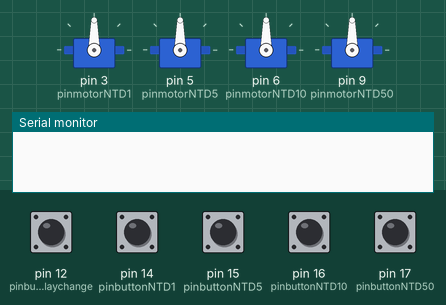
This sketch was run on a simulated Arduino Uno, built with avr-gcc and run on an emulated ATmega328P. Parts: 4 × servo, the last lines printed to the serial monitor. Inputs (shaded band) come from the test bench; at power-on: pin 12 (pinbuttondisplaychange), pin 14 (pinbuttonNTD1), pin 15 (pinbuttonNTD5), pin 16 (pinbuttonNTD10), pin 17 (pinbuttonNTD50) HIGH.

Above: at 1.2 s.
1.3 s: pin 14 (pinbuttonNTD1) pulled LOW for 0.15 s
At 2.6 s:
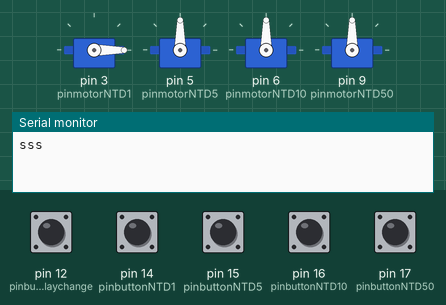
3.8 s: pin 15 (pinbuttonNTD5) pulled LOW for 0.15 s
At 5.7 s:
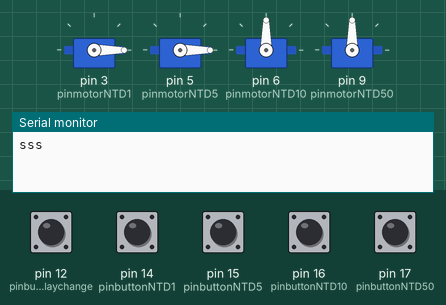
6.3 s: pin 16 (pinbuttonNTD10) pulled LOW for 0.15 s
At 7.6 s:
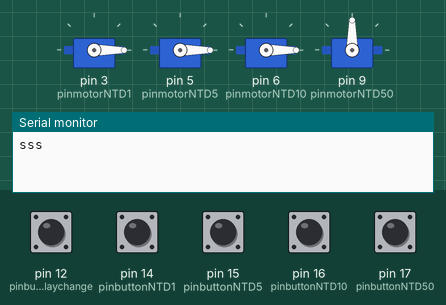
8.8 s: pin 17 (pinbuttonNTD50) pulled LOW for 0.15 s
At 10.7 s:
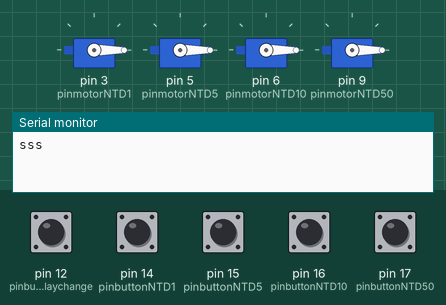
11.3 s: pin 14 (pinbuttonNTD1) pulled LOW for 1 s
At 11.8 s:
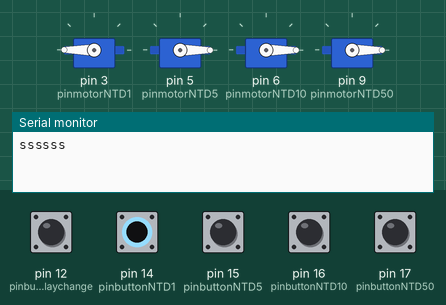
13.8 s: pin 15 (pinbuttonNTD5) pulled LOW for 1 s
At 14.6 s:
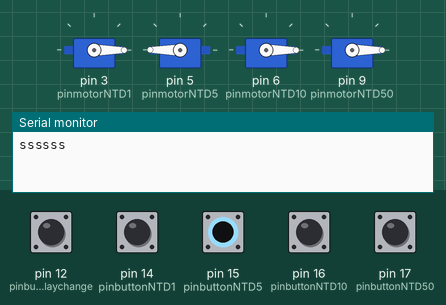
Timing chart, 0 to 16.8 s (numbered marks = the images above; inputs shaded):
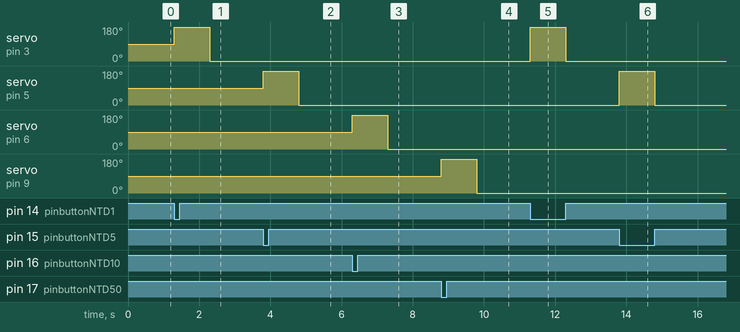

Measured:
- after the input at 1.3 s, servo on pin 3 (pinmotorNTD1): 90° → 180° at once, → 0° 1.0 s later
- after the input at 3.8 s, servo on pin 5 (pinmotorNTD5): 90° → 180° at once, → 0° 1.0 s later
- after the input at 6.3 s, servo on pin 6 (pinmotorNTD10): 90° → 180° at once, → 0° 1.0 s later
- after the input at 8.8 s, servo on pin 9 (pinmotorNTD50): 90° → 180° at once, → 0° 1.0 s later
- after the input at 11.3 s, servo on pin 3 (pinmotorNTD1): 0° → 180° at once, → 0° 1.0 s later
- after the input at 13.8 s, servo on pin 5 (pinmotorNTD5): 0° → 180° at once, → 0° 1.0 s later

The sketch:

coin_sorter_output.ino
```cpp
#include <Servo.h>

#include <LiquidCrystal_I2C.h>
/* Set the LOAD (CS) digital pin number*/
//#define LOAD 10
LiquidCrystal_I2C lcd(0x27, 16, 2);
/*INPUT*/
//紅外線感應腳位設置D4,D7,D8,D10
const int pinNTD1 = 4;
const int pinNTD5 = 7;
const int pinNTD10 = 8;
const int pinNTD50 = 10;

//按鈕腳位D14,D15,D16,D17,D12
const int pinbuttonNTD1 = 14;
const int pinbuttonNTD5 = 15;
const int pinbuttonNTD10 = 16;
const int pinbuttonNTD50 = 17;

const int pinbuttondisplaychange = 12;

//開關腳位D11
const int pinswitch = 11;

/*OUTPUT*/
//馬達腳位D3,D5,D6,D9
const int pinmotorNTD1 = 3;
const int pinmotorNTD5 = 5;
const int pinmotorNTD10 = 6;
const int pinmotorNTD50 = 9;
//伺服馬達SERVO物件
Servo servoNTD1,servoNTD5,servoNTD10,servoNTD50;

//LCD I2C1602腳位設置 A4,A5
const int pinLCD3 = 4;
const int pinLCD4 = 5;

/*變數設置*/
//紅外線變數
int statesensorNTD1 = 0;
int statesensorNTD5 = 0;
int statesensorNTD10 = 0;
int statesensorNTD50 = 0;

//按鈕變數
int statebuttonNTD1 = 0;
int statebuttonNTD5 = 0;
int statebuttonNTD10 = 0;
int statebuttonNTD50 = 0;
int statebuttondisplaychange = 0;

//按鈕是否放開(可能放setup?
boolean buttonUpNTD1 = true;
boolean buttonUpNTD5 = true;
boolean buttonUpNTD10 = true;
boolean buttonUpNTD50 = true;

//開關變數
int stateswitch = 0;

//各硬幣總價值
int valueNTD1 = 0;
int valueNTD5 = 0;
int valueNTD10 = 0;
int valueNTD50 = 0;

//各硬幣總數
int quantityNTD1 = 0;
int quantityNTD5 = 0;
int quantityNTD10 = 0;
int quantityNTD50 = 0;

//錢總量
int MoneyWorth = 0;


void setup()
{
  Serial.begin(9600);
  pinMode(pinNTD1,INPUT);
  pinMode(pinNTD5,INPUT);
  pinMode(pinNTD10,INPUT);
  pinMode(pinNTD50,INPUT);

  pinMode(pinbuttonNTD1,INPUT_PULLUP);
  pinMode(pinbuttonNTD5,INPUT_PULLUP);
  pinMode(pinbuttonNTD10,INPUT_PULLUP);
  pinMode(pinbuttonNTD50,INPUT_PULLUP);
  pinMode(pinbuttondisplaychange,INPUT_PULLUP);

  pinMode(pinswitch,INPUT_PULLUP);


  servoNTD1.attach(pinmotorNTD1);
  servoNTD5.attach(pinmotorNTD5);
  servoNTD10.attach(pinmotorNTD10);
  servoNTD50.attach(pinmotorNTD50);

}
/*下面才是重點*/
void loop()
{
  //button偵測
  statebuttondisplaychange = digitalRead(pinbuttondisplaychange);
  statebuttonNTD1 = digitalRead(pinbuttonNTD1);
  statebuttonNTD5 = digitalRead(pinbuttonNTD5);
  statebuttonNTD10 = digitalRead(pinbuttonNTD10);
  statebuttonNTD50 = digitalRead(pinbuttonNTD50);


  //1
  if(statebuttonNTD1 != HIGH && buttonUpNTD1 == true) {
    Serial.write("sss");
    servoNTD1.write(180);
    delay(1000);
    servoNTD1.write(0);
    buttonUpNTD1 = false;
  }
  else if(statebuttonNTD1 == HIGH && buttonUpNTD1 != true) {
    buttonUpNTD1 = true;
  }
  //5
  if(statebuttonNTD5 != HIGH && buttonUpNTD5 == true) {
    servoNTD5.write(180);
    delay(1000);
    servoNTD5.write(0);
    buttonUpNTD5 = false;
  }
  else if(statebuttonNTD5 == HIGH && buttonUpNTD5 != true) {
    buttonUpNTD5 = true;
  }
  //10
  if(statebuttonNTD10 != HIGH && buttonUpNTD10 == true) {
    servoNTD10.write(180);
    delay(1000);
    servoNTD10.write(0);
    buttonUpNTD10 = false;
  }
  else if(statebuttonNTD10 == HIGH && buttonUpNTD10 != true) {
    buttonUpNTD10 = true;
  }
  //50
  if(statebuttonNTD50 != HIGH && buttonUpNTD50 == true) {
    servoNTD50.write(180);
    delay(1000);
    servoNTD50.write(0);
    buttonUpNTD50 = false;
  }
  else if(statebuttonNTD50 == HIGH && buttonUpNTD50 != true) {
    buttonUpNTD50 = true;
  }

}
```
